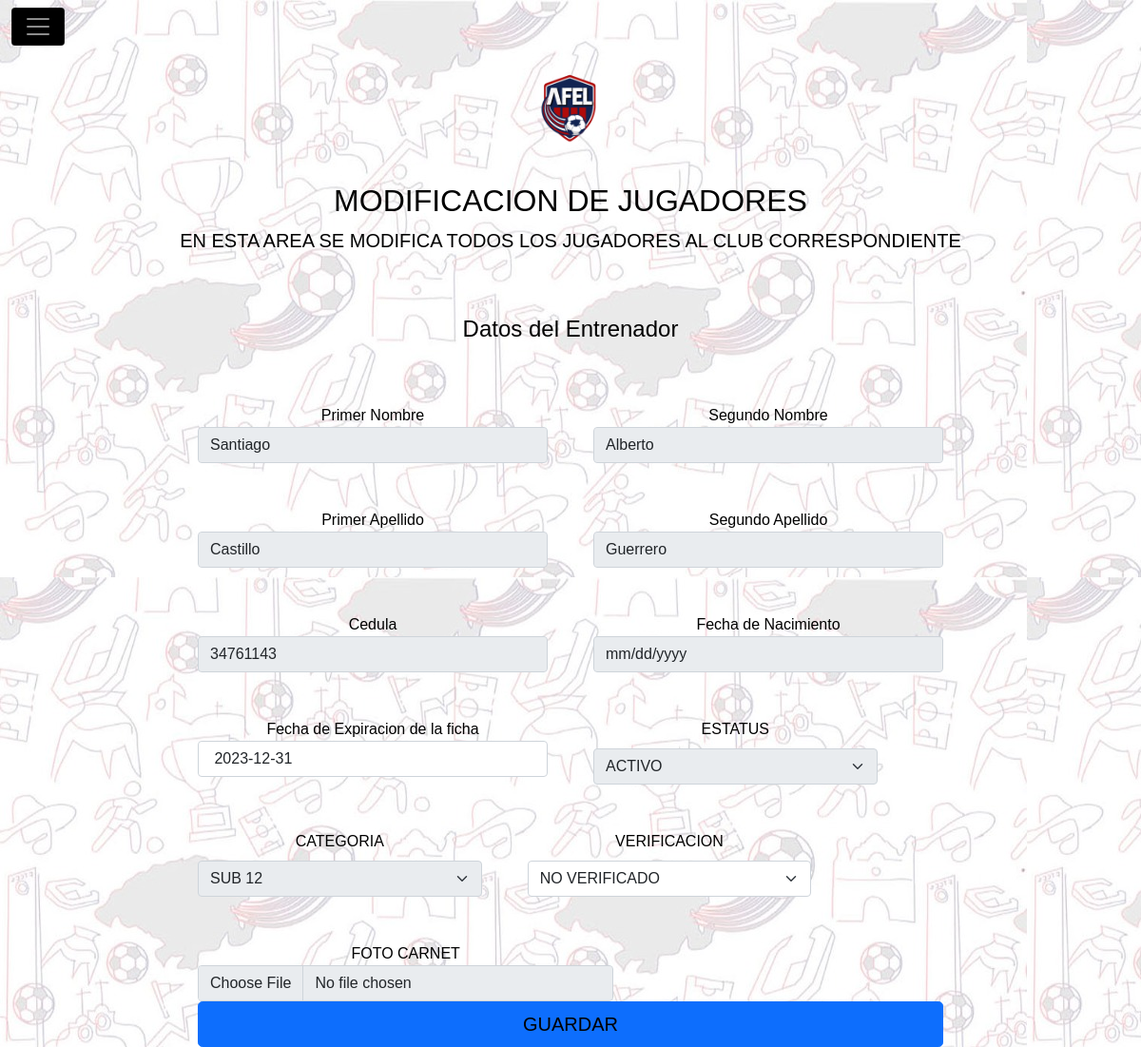
The app's page /modificar_jugador_ficha.php?id_user=3 with its own data.
### tables this page shows
CREATE TABLE `usuario` (
  `id_usuario` int(11) NOT NULL,
  `nombre_usuario` varchar(60) NOT NULL,
  `segundoN` varchar(60) NOT NULL,
  `apellido` varchar(60) NOT NULL,
  `segundoA` varchar(60) NOT NULL,
  `ci` int(8) NOT NULL,
  `fecha_nac_us` date NOT NULL,
  `fecha_registro_us` date NOT NULL,
  `imagen_us` varchar(300) NOT NULL,
  `tipo_imagen` varchar(60) NOT NULL,
  `tipo_imagen_dt` varchar(30) NOT NULL,
  `image_dt` varchar(300) NOT NULL,
  `usuario` varchar(60) NOT NULL,
  `clave` varchar(33) NOT NULL,
  `id_t_usuario` int(11) NOT NULL,
  `id_status_sistema` int(11) NOT NULL,
  `id_club` int(11) NOT NULL,
  `id_categoria` int(11) NOT NULL,
  `id_status_verificacion` int(11) NOT NULL,
  `id_carnet_jug` int(11) NOT NULL
);

CREATE TABLE `fichaje` (
  `id_fichaje` int(11) NOT NULL,
  `id_club` int(11) NOT NULL,
  `id_usuario` int(11) NOT NULL,
  `id_status_sistema` int(11) NOT NULL,
  `fecha_i` datetime NOT NULL,
  `fecha_f` date NOT NULL,
  `id_status_verificacion` int(11) NOT NULL,
  `direccion` varchar(100) NOT NULL
);

### modificar_jugador_ficha.php (the view, shortened to what this page needs)
<?php
$id_us = $_GET['id_user'];
?>
<!DOCTYPE html>
<html lang="es">
<head>
	<link rel="stylesheet" href="./css/bootstrap.css">
	<link rel="stylesheet" type="text/css" href="./css/estilos.css">
	<link rel="stylesheet" href="./js/bootstrap.js">
	<link rel="stylesheet" href="./css/normalize.css">
</head>
<body>
	<div class="content">
		<header>
			<nav class="navbar navbar-dark  fixed-top">
				<div class="container-fluid">
					<button class="navbar-toggler" type="button" data-bs-toggle="offcanvas" data-bs-target="#offcanvasDarkNavbar" aria-controls="offcanvasDarkNavbar">
						<span class="navbar-toggler-icon"></span>
					</button>
				</div>
			</div>
	<main class="main">
		<?php
		include './modelo/conexion.php';
		$tipo_jug = 7;
		$sql = "SELECT
		`usuario`.`id_usuario`,
		`usuario`.`nombre_usuario`,
		`club`.`nombre_club`,
		`usuario`.`segundoN`,
		`usuario`.`apellido`,
		`usuario`.`segundoA`,
		`usuario`.`ci`,
		`usuario`.`fecha_nac_us`,
		`usuario`.`fecha_registro_us`,
		`usuario`.`imagen_us`,
		`usuario`.`tipo_imagen`,
		`usuario`.`usuario`,
		`usuario`.`clave`,
		`usuario`.`id_t_usuario`,
		`usuario`.`id_status_sistema`,
		`usuario`.`id_club`,
		`usuario`.`id_categoria`,
		`usuario`.`id_status_verificacion`,
		`usuario`.`id_carnet_jug`,
		`categoria`.`nombre_categoria`,
		`status_sistema`.`nombre_status_sistema`,
		`status_verificacion`.`nombre_verificacion`,
		`tipo_usuario`.`nombre_tipo_usuario`,
		`fichaje`.`id_fichaje`,
		`fichaje`.`id_club`,
		`fichaje`.`id_usuario`,
		`fichaje`.`id_status_sistema`,
		`fichaje`.`fecha_i`,
		`fichaje`.`fecha_f`,
		`fichaje`.`id_status_verificacion`,
		`fichaje`.`direccion`
		FROM
		`usuario`,
		`club`,
		`categoria`,
		`status_sistema`,
		`status_verificacion`,
		`tipo_usuario`,
		`fichaje`
		WHERE
		(`usuario`.`id_usuario` = $id_us) AND(`club`.`id_club` = `usuario`.`id_club`) AND(
		`usuario`.`id_t_usuario` = $tipo_jug AND `tipo_usuario`.`id_t_usuario` = `usuario`.`id_t_usuario`
		) AND(
		`categoria`.`id_categoria` = `usuario`.`id_categoria`
		) AND(
		`status_sistema`.`id_status_sistema` = `usuario`.`id_status_sistema`
		) AND(
		`status_verificacion`.`id_status_verificacion` = `usuario`.`id_status_verificacion`
		)AND(
		`fichaje`.`id_usuario` = $id_us AND `fichaje`.`id_usuario` = `usuario`.`id_usuario`
		);";
		$res = mysqli_query($conn, $sql);
		while ($row = mysqli_fetch_assoc($res)) {
			$dato_id_sis = $row['id_status_sistema'];
			$dato_id_ver = $row['id_status_verificacion'];
			$dato_id_cat = $row['id_categoria'];
			?>
			<div class="py-5 text-center">
				<img class="d-block mx-auto mb-4" src="./img/foto-sis/logo-afel.png" alt="" width="72" height="57">
				<h2>MODIFICACION DE JUGADORES</h2>
				<p class="lead">EN ESTA AREA SE MODIFICA TODOS LOS JUGADORES AL CLUB CORRESPONDIENTE</p>
			</div>
			<div class="row g-5 form">
				<div class="col-md-7 col-lg-8 form-h">
					<h4 class="titulo-at mb-3">Datos del Entrenador</h4>
					<form class="needs-validation" enctype="multipart/form-data" method="POST" action="./controlador/modificar_jugador.php" novalidate>
						<div class="row g-5">
							<div class="col-sm-6">
								<label for="inputAddress">Primer Nombre</label>
								<input type="text" class="form-control" id="inputAddress" placeholder="Primer Nombre" name="nombre_usuario" value="<?php echo $row['nombre_usuario']; ?>" disabled>
							</div>
							<div class="col-sm-6">
								<label for="inputAddress">Segundo Nombre</label>
								<input type="text" class="form-control"  disabled  id="inputAddress" placeholder="Segundo Nombre" name="segundo_nombre_usuario" value="<?php echo $row['segundoN']; ?>">
							</div>
							<div class="col-sm-6">
								<label for="inputAddress">Primer Apellido</label>
								<input type="text" class="form-control"  disabled  id="inputAddress" placeholder="Primer Apellido" name="apellido_usuario" value="<?php echo $row['apellido']; ?>">
							</div>
							<div class="col-sm-6">
								<label for="inputAddress">Segundo Apellido</label>
								<input type="text" class="form-control"  disabled  id="inputAddress" placeholder="Segundo Apellido" name="segundo_apellido_usuario" value="<?php echo $row['segundoA']; ?>">
							</div>
							<div class="col-sm-6">
								<label for="inputAddress">Cedula</label>
								<input type="text" class="form-control"  disabled  id="inputAddress" placeholder="Cedula" name="ci_usuario" value="<?php echo $row['ci']; ?>">
							</div>
							<div class="col-sm-6">
								<label for="inputAddress2">Fecha de Nacimiento</label>
								<input type="date" class="form-control" id="inputAddress2" disabled  placeholder="Fecha de Nacimiento" name="fecha_nac" value="<?php echo $row['fecha_nac']; ?>">
							</div>
							<div class="col-sm-6">
								<label for="inputAddress2">Fecha de Expiracion de la ficha</label>
								<input type="datetime" class="form-control" id="inputAddress2"  name="fecha_ven" value=" <?php echo $row['fecha_f']; ?>">
							</div>
							<div class="col-md-5">
								<label for="country" class="form-label">ESTATUS</label>
								<select class="form-select select-status" disabled="" id="country" name="select-status" required="">
									<?php
									include './modelo/conexion.php';
									$sql = "SELECT id_status_sistema, nombre_status_sistema FROM status_sistema";
									$res = mysqli_query($conn, $sql);
									while ($row = mysqli_fetch_array($res)) {
										if ($dato_id_sis == $row['id_status_sistema']) {
											echo '<option value="' . $row['id_status_sistema'] . '" selected>' . $row['nombre_status_sistema'] . '</option>';
										} else {
											echo '<option value="' . $row['id_status_sistema'] . '">' . $row['nombre_status_sistema'] . '</option>';
										}
										?>
										<?php
									}
									?>
								</select>
							</div>
							<div class="col-md-5">
								<label for="country" class="form-label">CATEGORIA</label>
								<select class="form-select select-categoria" disabled id="country" name="select-categoria" required="">
									<?php
									include './modelo/conexion.php';
									$sql = "SELECT `categoria`.`id_categoria`, `categoria`.`nombre_categoria` FROM `categoria`";
									$res = mysqli_query($conn, $sql);
									while ($row = mysqli_fetch_array($res)) {
										if ($dato_id_cat == $row['id_categoria']) {
											echo '<option value="' . $row['id_categoria'] . '" selected>' . $row['nombre_categoria'] . '</option>';
										} else {
											echo '<option value="' . $row['id_categoria'] . '">' . $row['nombre_categoria'] . '</option>';
										}
										?>
										<?php
									}
									?>
								</select>
							</div>
							<div class="col-md-5" >
								<label for="country" class="form-label">VERIFICACION</label>
								<select class="form-select select-status-verificacion" id="country" name="select-status-verificacion" required="" >
									<?php
									include './modelo/conexion.php';
									$sql = "SELECT `id_status_verificacion`, `nombre_verificacion` FROM `status_verificacion`";
									$res = mysqli_query($conn, $sql);
									while ($row = mysqli_fetch_array($res)) {
										if ($dato_id_ver == $row['id_status_verificacion']) {
											echo '<option value="' . $row['id_status_verificacion'] . '" selected>' . $row['nombre_verificacion'] . '</option>';
										} else {
											echo '<option value="' . $row['id_status_verificacion'] . '">' . $row['nombre_verificacion'] . '</option>';
										}
										?>
										<?php
									}
									?>
								</select>
							</div>
							<div class="col-md-7">
								<label for="file">FOTO CARNET</label>
								<input class="form-control"  disabled name="foto" type="file">
							</div>
						</div>
						<button class="w-100 btn btn-primary btn-lg" type="submit" name="guardar">GUARDAR</button>
					</form>
				</div>
			</div>
			<?php
		}
		?>
	</main>
</body>
</html>

### css/estilos.css (style rules this page uses)
* { font-family: 'Nunito', sans-serif; font-weight: 100; }
body { background-image: url(../img/foto-sis/fondo.jpg); height: 100vh; background-attachment: fixed; }
.mb-4 { width: 120px; height: 120px; }
.mb-4 { text-align: center; }
.navbar-toggler { background: #000; }
.form { justify-content: center; }
.titulo-re, .titulo-at { text-align: center; }
.conocenos-body, .btn { color: #000; }
.row { text-align: center; }

### records on screen
usuario: nombre_usuario "Santiago", segundo_nombre_usuario "Alberto", apellido_usuario "Castillo", segundo_apellido_usuario "Guerrero", ci_usuario "34761143", fecha_ven "2023-12-31"

### other values on screen
form field select-status "ACTIVO"
form field select-categoria "SUB 12"
form field select-status-verificacion "NO VERIFICADO"
